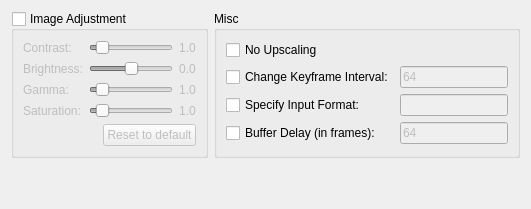
     <widget class="QWidget" name="advanced">
      <attribute name="title">
       <string>Advanced</string>
      </attribute>
      <layout class="QGridLayout" name="gridLayout_5">
       <item row="0" column="1">
        <widget class="QGroupBox" name="groupBox_6">
         <property name="title">
          <string>Misc</string>
         </property>
         <layout class="QGridLayout" name="gridLayout_8">
          <item row="0" column="0">
           <widget class="QCheckBox" name="advanced_no_upscaling">
            <property name="toolTip">
             <string>Only scale video or resample audio
if input is bigger than provided parameters</string>
            </property>
            <property name="text">
             <string>No Upscaling</string>
            </property>
           </widget>
          </item>
          <item row="1" column="0">
           <widget class="QCheckBox" name="advanced_keyint">
            <property name="text">
             <string>Change Keyframe Interval:</string>
            </property>
           </widget>
          </item>
          <item row="2" column="0">
           <widget class="QCheckBox" name="advanced_format">
            <property name="text">
             <string>Specify Input Format:</string>
            </property>
           </widget>
          </item>
          <item row="3" column="0">
           <widget class="QCheckBox" name="advanced_bdelay">
            <property name="toolTip">
             <string>(Only works in bitrate mode)
Longer delays allow smoother rate adaptation
and provide better overall quality, but require
more client side buffering and add latency.</string>
            </property>
            <property name="text">
             <string>Buffer Delay (in frames):</string>
            </property>
           </widget>
          </item>
          <item row="3" column="1">
           <widget class="QLineEdit" name="advanced_bdelay_value">
            <property name="enabled">
             <bool>false</bool>
            </property>
            <property name="text">
             <string>64</string>
            </property>
           </widget>
          </item>
          <item row="2" column="1">
           <widget class="QLineEdit" name="advanced_format_value">
            <property name="enabled">
             <bool>false</bool>
            </property>
           </widget>
          </item>
          <item row="1" column="1">
           <widget class="QLineEdit" name="advanced_keyint_value">
            <property name="enabled">
             <bool>false</bool>
            </property>
            <property name="text">
             <string>64</string>
            </property>
           </widget>
          </item>
         </layout>
        </widget>
       </item>
       <item row="0" column="0">
        <widget class="QGroupBox" name="advanced_adjust">
         <property name="title">
          <string>Image Adjustment</string>
         </property>
         <property name="checkable">
          <bool>true</bool>
         </property>
         <property name="checked">
          <bool>false</bool>
         </property>
         <layout class="QGridLayout" name="gridLayout_6">
          <item row="0" column="0">
           <widget class="QLabel" name="label_31">
            <property name="text">
             <string>Contrast:</string>
            </property>
           </widget>
          </item>
          <item row="0" column="1">
           <widget class="QSlider" name="advanced_contrast">
            <property name="minimum">
             <number>1</number>
            </property>
            <property name="maximum">
             <number>100</number>
            </property>
            <property name="value">
             <number>10</number>
            </property>
            <property name="orientation">
             <enum>Qt::Horizontal</enum>
            </property>
           </widget>
          </item>
          <item row="0" column="2">
           <widget class="QLabel" name="advanced_contrast_label">
            <property name="text">
             <string>1.0</string>
            </property>
            <property name="alignment">
             <set>Qt::AlignCenter</set>
            </property>
           </widget>
          </item>
          <item row="1" column="0">
           <widget class="QLabel" name="label_40">
            <property name="text">
             <string>Brightness:</string>
            </property>
           </widget>
          </item>
          <item row="1" column="1">
           <widget class="QSlider" name="advanced_brightness">
            <property name="minimum">
             <number>-10</number>
            </property>
            <property name="maximum">
             <number>10</number>
            </property>
            <property name="orientation">
             <enum>Qt::Horizontal</enum>
            </property>
           </widget>
          </item>
          <item row="1" column="2">
           <widget class="QLabel" name="advanced_brightness_label">
            <property name="text">
             <string>0.0</string>
            </property>
            <property name="alignment">
             <set>Qt::AlignCenter</set>
            </property>
           </widget>
          </item>
          <item row="2" column="0">
           <widget class="QLabel" name="label_41">
            <property name="text">
             <string>Gamma:</string>
            </property>
           </widget>
          </item>
          <item row="2" column="2">
           <widget class="QLabel" name="advanced_gamma_label">
            <property name="text">
             <string>1.0</string>
            </property>
            <property name="alignment">
             <set>Qt::AlignCenter</set>
            </property>
           </widget>
          </item>
          <item row="3" column="0">
           <widget class="QLabel" name="label_42">
            <property name="text">
             <string>Saturation:</string>
            </property>
           </widget>
          </item>
          <item row="3" column="2">
           <widget class="QLabel" name="advanced_saturation_label">
            <property name="text">
             <string>1.0</string>
            </property>
            <property name="alignment">
             <set>Qt::AlignCenter</set>
            </property>
           </widget>
          </item>
          <item row="2" column="1">
           <widget class="QSlider" name="advanced_gamma">
            <property name="minimum">
             <number>1</number>
            </property>
            <property name="maximum">
             <number>100</number>
            </property>
            <property name="value">
             <number>10</number>
            </property>
            <property name="orientation">
             <enum>Qt::Horizontal</enum>
            </property>
           </widget>
          </item>
          <item row="3" column="1">
           <widget class="QSlider" name="advanced_saturation">
            <property name="minimum">
             <number>1</number>
            </property>
            <property name="maximum">
             <number>100</number>
            </property>
            <property name="value">
             <number>10</number>
            </property>
            <property name="orientation">
             <enum>Qt::Horizontal</enum>
            </property>
           </widget>
          </item>
          <item row="4" column="0" colspan="3">
           <layout class="QHBoxLayout" name="horizontalLayout_4">
            <item>
             <spacer name="horizontalSpacer_12">
              <property name="orientation">
               <enum>Qt::Horizontal</enum>
              </property>
              <property name="sizeHint" stdset="0">
               <size>
                <width>40</width>
                <height>20</height>
               </size>
              </property>
             </spacer>
            </item>
            <item>
             <widget class="QPushButton" name="advanced_adjust_reset">
              <property name="text">
               <string>Reset to default</string>
              </property>
             </widget>
            </item>
           </layout>
          </item>
         </layout>
        </widget>
       </item>
       <item row="1" column="0">
        <spacer name="verticalSpacer_12">
         <property name="orientation">
          <enum>Qt::Vertical</enum>
         </property>
         <property name="sizeHint" stdset="0">
          <size>
           <width>20</width>
           <height>40</height>
          </size>
         </property>
        </spacer>
       </item>
      </layout>
     </widget>
